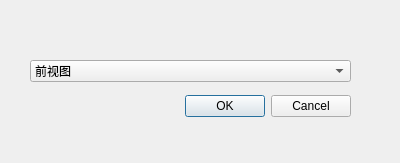
<?xml version="1.0" encoding="UTF-8"?>
<ui version="4.0">
 <class>TypeDialog</class>
 <widget class="QDialog" name="TypeDialog">
  <property name="geometry">
   <rect>
    <x>0</x>
    <y>0</y>
    <width>400</width>
    <height>163</height>
   </rect>
  </property>
  <property name="windowTitle">
   <string>选择视图类型</string>
  </property>
  <widget class="QDialogButtonBox" name="buttonBox">
   <property name="geometry">
    <rect>
     <x>10</x>
     <y>90</y>
     <width>341</width>
     <height>32</height>
    </rect>
   </property>
   <property name="orientation">
    <enum>Qt::Horizontal</enum>
   </property>
   <property name="standardButtons">
    <set>QDialogButtonBox::Cancel|QDialogButtonBox::Ok</set>
   </property>
  </widget>
  <widget class="QComboBox" name="comboBox">
   <property name="geometry">
    <rect>
     <x>30</x>
     <y>60</y>
     <width>321</width>
     <height>22</height>
    </rect>
   </property>
   <item>
    <property name="text">
     <string>前视图</string>
    </property>
   </item>
   <item>
    <property name="text">
     <string>后视图</string>
    </property>
   </item>
   <item>
    <property name="text">
     <string>左视图</string>
    </property>
   </item>
   <item>
    <property name="text">
     <string>右视图</string>
    </property>
   </item>
   <item>
    <property name="text">
     <string>俯视图</string>
    </property>
   </item>
  </widget>
 </widget>
 <resources/>
 <connections>
  <connection>
   <sender>buttonBox</sender>
   <signal>accepted()</signal>
   <receiver>TypeDialog</receiver>
   <slot>accept()</slot>
   <hints>
    <hint type="sourcelabel">
     <x>248</x>
     <y>254</y>
    </hint>
    <hint type="destinationlabel">
     <x>157</x>
     <y>274</y>
    </hint>
   </hints>
  </connection>
  <connection>
   <sender>buttonBox</sender>
   <signal>rejected()</signal>
   <receiver>TypeDialog</receiver>
   <slot>reject()</slot>
   <hints>
    <hint type="sourcelabel">
     <x>316</x>
     <y>260</y>
    </hint>
    <hint type="destinationlabel">
     <x>286</x>
     <y>274</y>
    </hint>
   </hints>
  </connection>
 </connections>
</ui>
